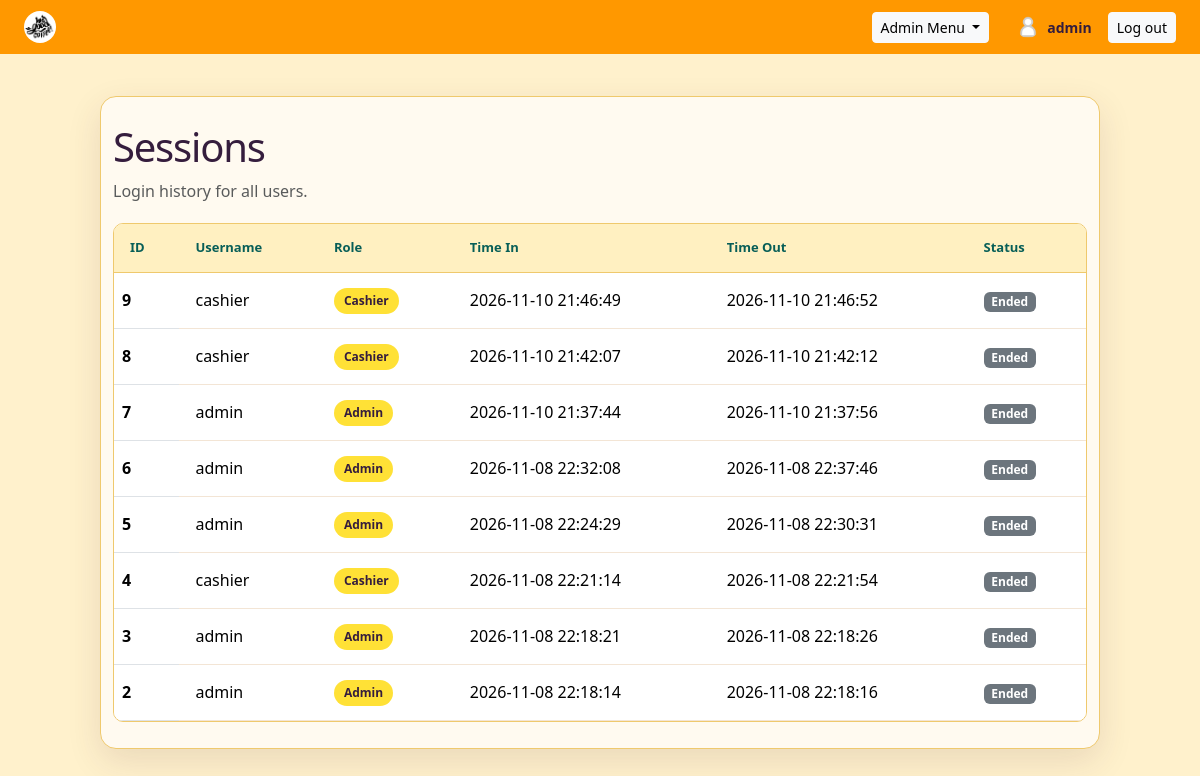
Before: /admin/sessions.php (signed in) with the older database file.
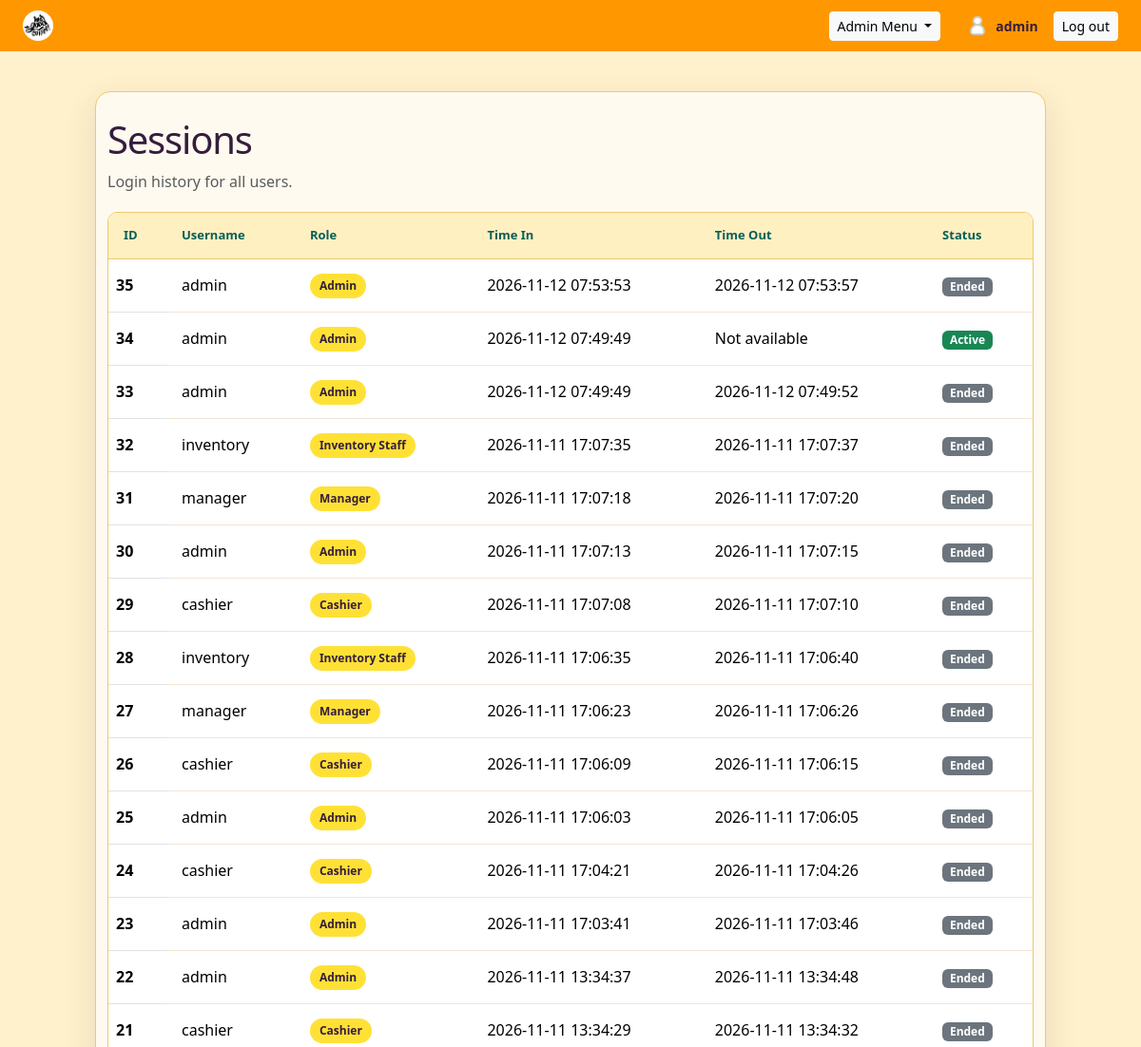
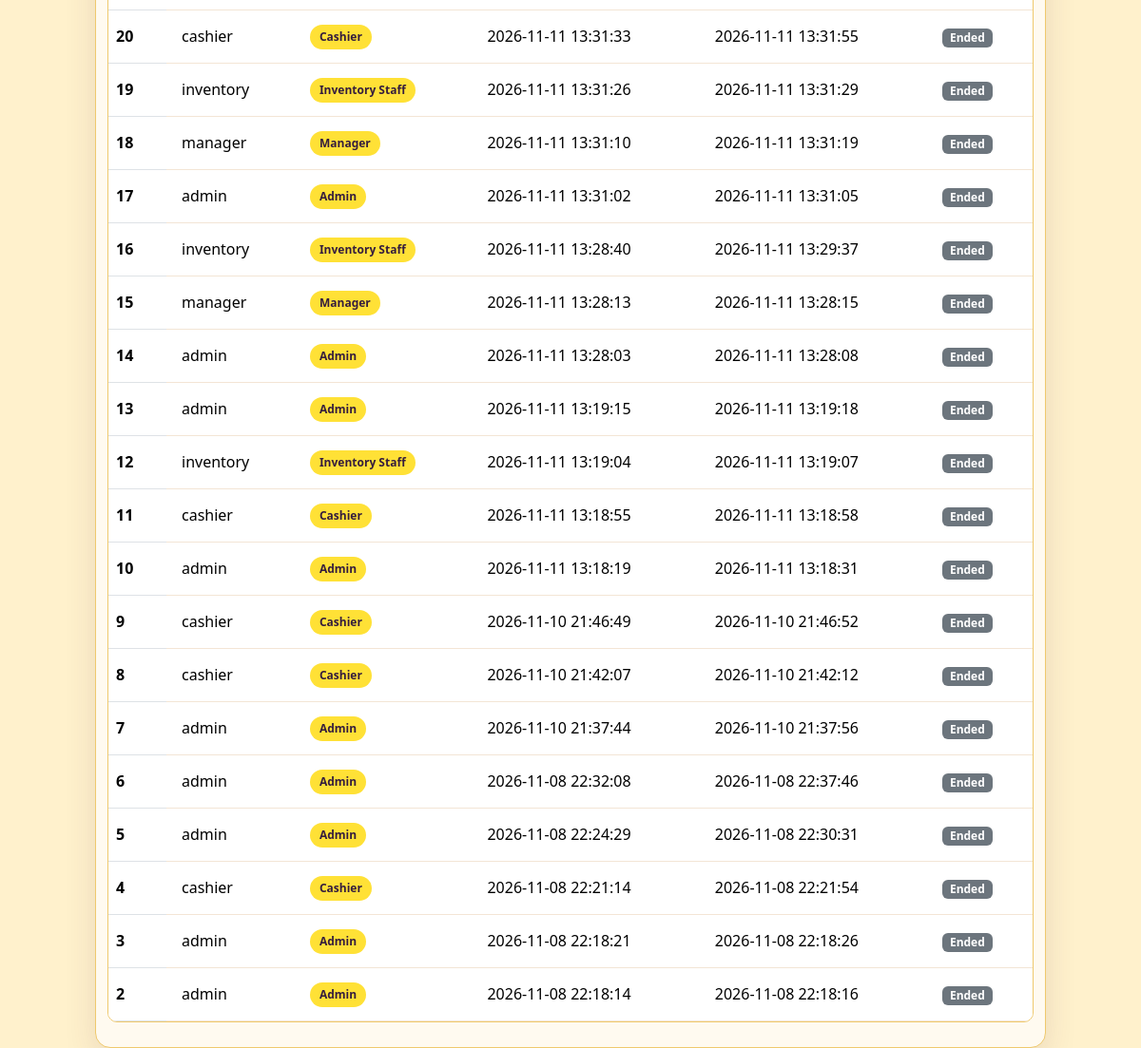
After: the same page with the newer database file (2 pictures, top to bottom).
### tables this page shows
CREATE TABLE `sessions` (
  `id` int(11) NOT NULL,
  `username` varchar(100) NOT NULL,
  `role` enum('admin','cashier','manager','inventory_staff') NOT NULL,
  `time_in` datetime NOT NULL DEFAULT current_timestamp(),
  `time_out` datetime DEFAULT NULL
);

### admin/sessions.php (the view, shortened to what this page needs)
<?php
require_once __DIR__ . '/../_session.php';
require_once __DIR__ . '/../_conn.php';
$sessions = [];
$loadError = '';
try {
    $result = $conn->query(
        'SELECT id, username, role, time_in, time_out FROM sessions ORDER BY time_in DESC, id DESC'
    );
    $sessions = $result->fetch_all(MYSQLI_ASSOC);
} catch (mysqli_sql_exception $exception) {
    error_log($exception->getMessage());
    $loadError = 'Unable to load sessions. Check the database connection and sessions table.';
}
?>
<!DOCTYPE html>
<html lang="en">
<head>
    <link rel="stylesheet" href="../styles.css?v=4">
    <link href="https://cdn.jsdelivr.net/npm/bootstrap@5.3.8/dist/css/bootstrap.min.css" rel="stylesheet">
</head>
<body>
    <header class="site-header">
        <a class="brand" aria-label="WeGoodCoffee home"><img class="brand-logo" src="../img/logo.png" alt=""></a>
        <div class="dropdown ms-auto me-3">
            <button class="btn btn-sm btn-light dropdown-toggle" type="button" data-bs-toggle="dropdown" aria-expanded="false">
                Admin Menu
            </button>
        </div>
        <div class="d-flex align-items-center gap-3">
            <?php app_render_user_profile(); ?>
            <form action="../logout.php" method="post">
                <button class="btn btn-sm btn-light" type="submit">Log out</button>
            </form>
        </div>
    </header>
    <main class="admin-stage container-fluid">
        <div class="row justify-content-center">
            <section class="col-12 col-xl-10 admin-content" aria-labelledby="sessions-title">
                <div class="admin-heading">
                    <h1 id="sessions-title">Sessions</h1>
                    <p class="text-muted mb-0">Login history for all users.</p>
                </div>
                <div class="admin-table-wrap">
                    <table class="table admin-table align-middle mb-0">
                        <thead>
                            <tr>
                                <th scope="col">ID</th>
                                <th scope="col">Username</th>
                                <th scope="col">Role</th>
                                <th scope="col">Time In</th>
                                <th scope="col">Time Out</th>
                                <th scope="col">Status</th>
                            </tr>
                        </thead>
                        <tbody>
                            <?php if ($sessions === [] && $loadError === ''): ?>
                                <tr>
                                    <td class="text-center text-muted py-4" colspan="6">No sessions found.</td>
                                </tr>
                            <?php else: ?>
                                <?php foreach ($sessions as $session): ?>
                                    <tr>
                                        <th scope="row"><?= htmlspecialchars((string) $session['id'], ENT_QUOTES, 'UTF-8') ?></th>
                                        <td><?= htmlspecialchars($session['username'], ENT_QUOTES, 'UTF-8') ?></td>
                                        <td><span class="role-badge"><?= htmlspecialchars(ucwords(str_replace('_', ' ', $session['role'])), ENT_QUOTES, 'UTF-8') ?></span></td>
                                        <td><?= htmlspecialchars($session['time_in'], ENT_QUOTES, 'UTF-8') ?></td>
                                        <td><?= htmlspecialchars($session['time_out'] ?? 'Not available', ENT_QUOTES, 'UTF-8') ?></td>
                                        <td>
                                            <?php if ($session['time_out'] === null): ?>
                                                <span class="badge text-bg-success">Active</span>
                                            <?php else: ?>
                                                <span class="badge text-bg-secondary">Ended</span>
                                            <?php endif; ?>
                                        </td>
                                    </tr>
                                <?php endforeach; ?>
                            <?php endif; ?>
                        </tbody>
                    </table>
                </div>
            </section>
        </div>
    </main>
</body>
</html>

### _session.php (shortened to what this page needs)
<?php
function app_base_path(): string
{
    $scriptDirectory = str_replace('\\', '/', dirname($_SERVER['SCRIPT_NAME'] ?? '/index.php'));
    if (in_array(basename($scriptDirectory), ['admin', 'pos', 'manager', 'invStaff'], true)) {
        $scriptDirectory = dirname($scriptDirectory);
    }
    return rtrim($scriptDirectory, '/');
}
function app_render_user_profile(): void
{
    $username = $_SESSION['username'] ?? '';
    ?>
    <div class="user-profile">
        <img src="<?= htmlspecialchars(app_base_path() . '/img/profile.png', ENT_QUOTES, 'UTF-8') ?>" alt="">
        <span><?= htmlspecialchars((string) $username, ENT_QUOTES, 'UTF-8') ?></span>
    </div>
    <?php
}

### styles.css (style rules this page uses)
:root { color-scheme: light; --color-ink: #351d3d; --color-muted: #795a6f; --color-page: #fff1cc; --color-surface: #fffaf0; --color-surface-alt: #fff0c1; --color-line: #efc96d; --color-orange: #ff9800; --color-orange-deep: #df5c1f; --color-yellow: #ffe136; --color-teal: #075e57; --color-pink: #ed7d9a; font-family: "Segoe UI", Arial, sans-serif; color: var(--color-ink); background: var(--color-page); font-synthesis: none; text-rendering: optimizeLegibility; -webkit-font-smoothing: antialiased; -moz-osx-font-smoothing: grayscale; }
* { box-sizing: border-box; }
body { min-width: 320px; min-height: 100vh; margin: 0; background: var(--color-page); }
a { color: var(--color-orange-deep); text-decoration: none; }
.site-header { min-height: 54px; display: flex; flex-wrap: wrap; align-items: center; gap: 12px; padding: 0 24px; background: var(--color-orange); }
.user-profile { display: flex; align-items: center; gap: 8px; color: var(--color-ink); font-size: 14px; font-weight: 600; }
.user-profile img { width: 22px; height: 22px; flex: 0 0 auto; border-radius: 50%; object-fit: cover; }
.brand { display: inline-flex; align-items: center; gap: 9px; color: var(--color-ink); }
.brand-logo { width: 32px; height: 32px; flex: 0 0 auto; object-fit: contain; border-radius: 50%; }
h1 { margin: 0; font-size: 25px; font-weight: 700; letter-spacing: -0.03em; }
.admin-stage { min-height: calc(100vh - 54px); padding: 42px 24px; background: var(--color-page); }
.admin-content { padding: 26px; border: 1px solid var(--color-line); border-radius: 16px; background: var(--color-surface); box-shadow: 0 12px 34px rgb(83 40 59 / 12%); }
.admin-heading { margin-bottom: 20px; }
.admin-heading h1 { color: var(--color-ink); }
.admin-table-wrap { overflow-x: auto; border: 1px solid var(--color-line); border-radius: 10px; background: #fff; }
.admin-table { color: var(--color-ink); }
.admin-table thead th { padding: 14px 16px; border-bottom-color: var(--color-line); background: var(--color-surface-alt); color: var(--color-teal); font-size: 13px; font-weight: 700; }
.admin-table tbody td { padding: 14px 16px; border-color: #f3e5d5; }
.role-badge { display: inline-block; padding: 4px 10px; border-radius: 999px; background: var(--color-yellow); color: var(--color-ink); font-size: 12px; font-weight: 600; }

Changed rows visible on the page:
added sessions: id "35", username "admin", role "Admin", time_in "2026-11-12 07:53:53", time_out "2026-11-12 07:53:57", shows "Ended"
added sessions: id "34", username "admin", role "Admin", time_in "2026-11-12 07:49:49", time_out "Not available", shows "Active"
added sessions: id "33", username "admin", role "Admin", time_in "2026-11-12 07:49:49", time_out "2026-11-12 07:49:52", shows "Ended"
added sessions: id "32", username "inventory", role "Inventory Staff", time_in "2026-11-11 17:07:35", time_out "2026-11-11 17:07:37", shows "Ended"
added sessions: id "31", username "manager", role "Manager", time_in "2026-11-11 17:07:18", time_out "2026-11-11 17:07:20", shows "Ended"
added sessions: id "30", username "admin", role "Admin", time_in "2026-11-11 17:07:13", time_out "2026-11-11 17:07:15", shows "Ended"
added sessions: id "29", username "cashier", role "Cashier", time_in "2026-11-11 17:07:08", time_out "2026-11-11 17:07:10", shows "Ended"
added sessions: id "28", username "inventory", role "Inventory Staff", time_in "2026-11-11 17:06:35", time_out "2026-11-11 17:06:40", shows "Ended"
added sessions: id "27", username "manager", role "Manager", time_in "2026-11-11 17:06:23", time_out "2026-11-11 17:06:26", shows "Ended"
added sessions: id "26", username "cashier", role "Cashier", time_in "2026-11-11 17:06:09", time_out "2026-11-11 17:06:15", shows "Ended"
added sessions: id "25", username "admin", role "Admin", time_in "2026-11-11 17:06:03", time_out "2026-11-11 17:06:05", shows "Ended"
added sessions: id "24", username "cashier", role "Cashier", time_in "2026-11-11 17:04:21", time_out "2026-11-11 17:04:26", shows "Ended"
added sessions: id "23", username "admin", role "Admin", time_in "2026-11-11 17:03:41", time_out "2026-11-11 17:03:46", shows "Ended"
added sessions: id "22", username "admin", role "Admin", time_in "2026-11-11 13:34:37", time_out "2026-11-11 13:34:48", shows "Ended"
added sessions: id "21", username "cashier", role "Cashier", time_in "2026-11-11 13:34:29", time_out "2026-11-11 13:34:32", shows "Ended"
added sessions: id "20", username "cashier", role "Cashier", time_in "2026-11-11 13:31:33", time_out "2026-11-11 13:31:55", shows "Ended"
added sessions: id "19", username "inventory", role "Inventory Staff", time_in "2026-11-11 13:31:26", time_out "2026-11-11 13:31:29", shows "Ended"
added sessions: id "18", username "manager", role "Manager", time_in "2026-11-11 13:31:10", time_out "2026-11-11 13:31:19", shows "Ended"
added sessions: id "17", username "admin", role "Admin", time_in "2026-11-11 13:31:02", time_out "2026-11-11 13:31:05", shows "Ended"
added sessions: id "16", username "inventory", role "Inventory Staff", time_in "2026-11-11 13:28:40", time_out "2026-11-11 13:29:37", shows "Ended"
added sessions: id "15", username "manager", role "Manager", time_in "2026-11-11 13:28:13", time_out "2026-11-11 13:28:15", shows "Ended"
added sessions: id "14", username "admin", role "Admin", time_in "2026-11-11 13:28:03", time_out "2026-11-11 13:28:08", shows "Ended"
added sessions: id "13", username "admin", role "Admin", time_in "2026-11-11 13:19:15", time_out "2026-11-11 13:19:18", shows "Ended"
added sessions: id "12", username "inventory", role "Inventory Staff", time_in "2026-11-11 13:19:04", time_out "2026-11-11 13:19:07", shows "Ended"
added sessions: id "11", username "cashier", role "Cashier", time_in "2026-11-11 13:18:55", time_out "2026-11-11 13:18:58", shows "Ended"
added sessions: id "10", username "admin", role "Admin", time_in "2026-11-11 13:18:19", time_out "2026-11-11 13:18:31", shows "Ended"
